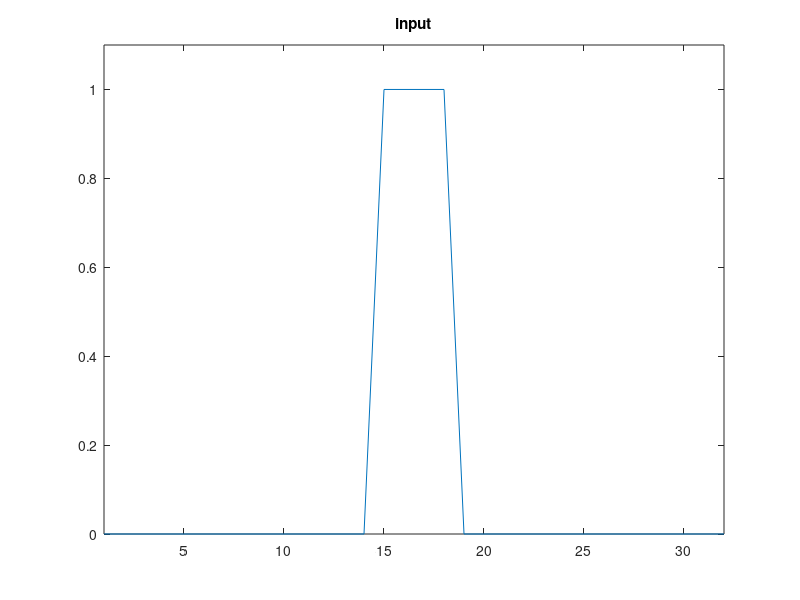
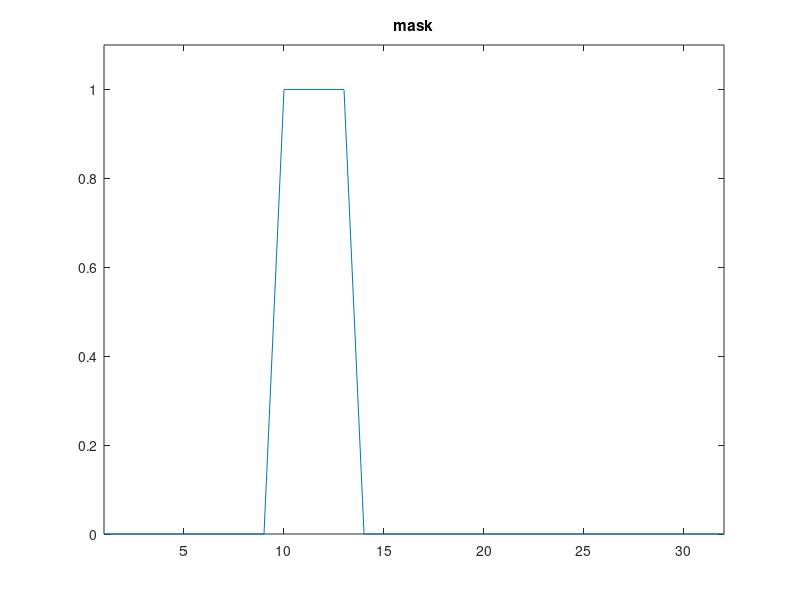
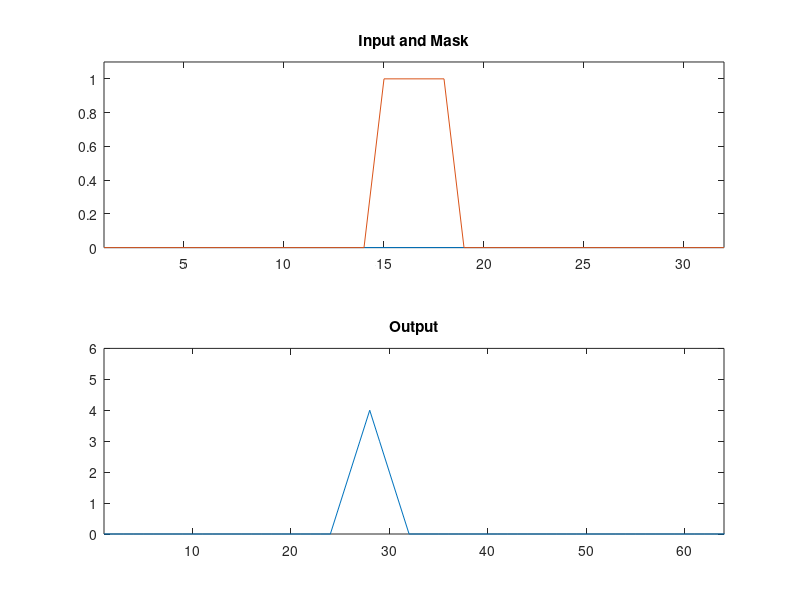

Write MATLAB code to recreate these figures, in order.
 %1D correlation example.
clear

%close all

%% Generate test data
input=zeros(32,1);
%input(2)=1;
%input(3)=1;
%input=input+.2;
input(15:18)=1;
figure(1)
plot(input),title('input'),axis([1 32 0 1.1])
mask=zeros(32,1);
mask(10:13)=1;
pad_mask=[zeros(32,1); mask ;zeros(32,1)];
%pad_mask=pad_mask-mean(pad_mask(:));

%% perform correlation
figure(2)
plot(mask),title('mask'),axis([1 32 0 1.1])
figure(3)
for p=1:65
    sub_mask=pad_mask(p:p+31);
    subplot(2,1,1)
    plot(1:32,sub_mask,1:32,input),axis([1 32 0 max(input)*1.1])
    title('Input and Mask')
    corr(p)=sum(sub_mask.*input);
 %   corr(p)=corr(p)./(norm(sub_mask)*norm(input));
    subplot(2,1,2)
    plot(corr),axis([1 64 0 6])
    title('Output')
    drawnow
    pause(0.1)
end

return
%% The FT method
figure(4)
COR=sfft(sfft(input).*conj(sfft(mask)));
plot(abs(COR)),title('FT method');


